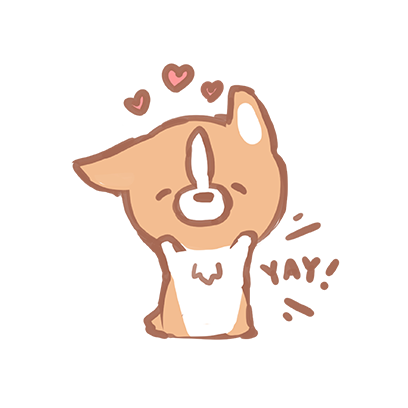
#> input picture raw/2d3075489a0e140cfbb9193993db35f6-sticker.png, 408 x 408 px; its folder holds only this picture in this run
$ python crop.py
#> lines starting #> are read from the running program, lines starting #| are printed output that depends on the picture
import glob
from PIL import Image


pngs = glob.glob("raw/*.png")

for i, png in enumerate(pngs):
    print("Converted " + png + " to cropped/" + str(i) + ".png")
    im = Image.open(png)
#> im is the input picture: PIL image 408x408 RGBA; mean R, G, B, A 214, 181.6, 168.2, 51.9
    cropped_im = im.crop(im.convert("RGBa").getbbox())
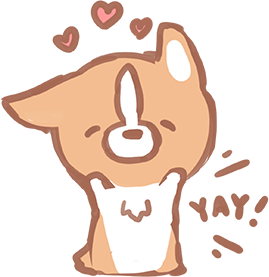
#> cropped_im: PIL image 269x277 RGBA; mean R, G, B, A 191.4, 138.3, 115, 115.9; transparent parts drawn white
    cropped_im.save("cropped/" + str(i) + ".png")
